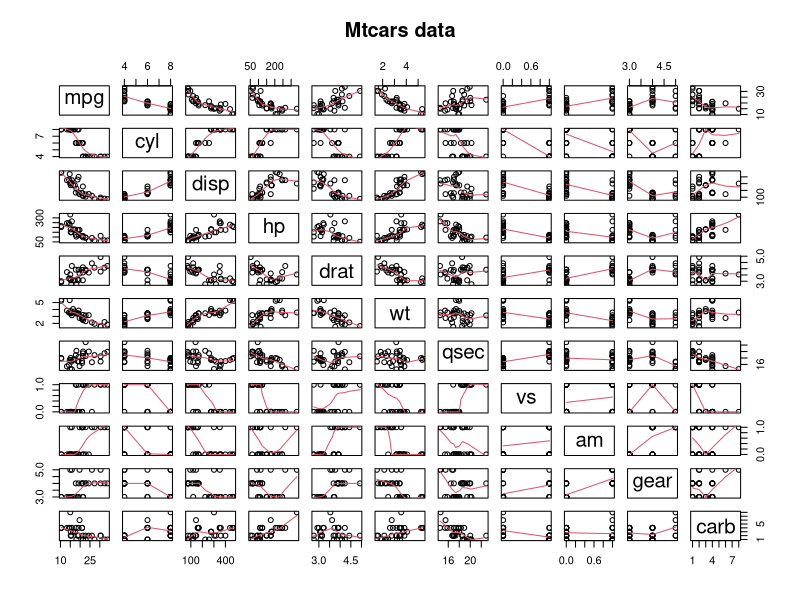
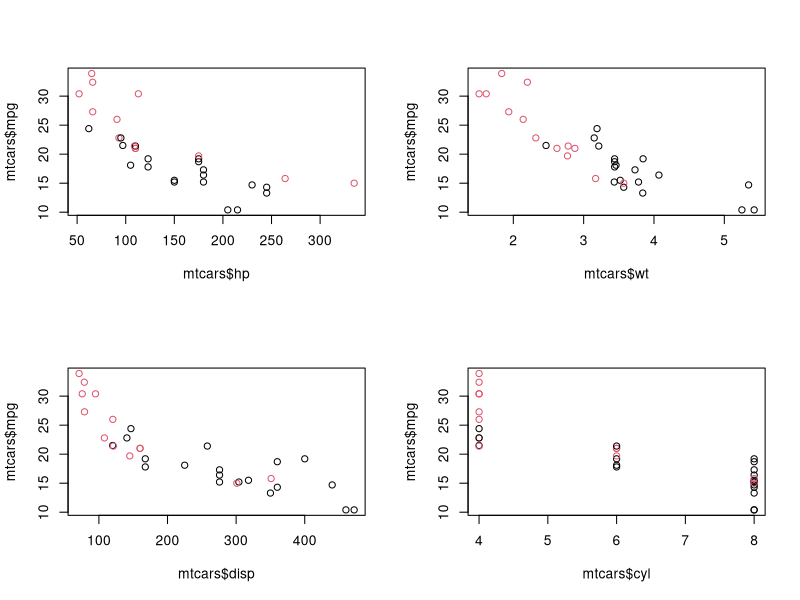
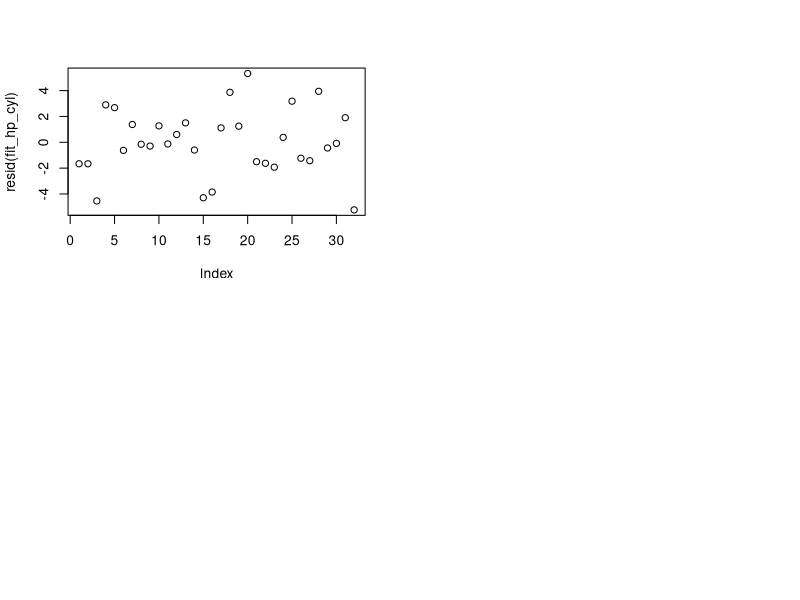

Write R code to recreate these figures, in order.
## ---- chunk 1
pairs(mtcars, main="Mtcars data", panel=panel.smooth)
## ---- chunk 2
par(mfrow = c(2,2))
plot(mtcars$mpg ~ mtcars$hp, col=mtcars$am+1)
plot(mtcars$mpg ~ mtcars$wt, col=mtcars$am+1)
plot(mtcars$mpg ~ mtcars$disp, col=mtcars$am+1)
plot(mtcars$mpg ~ mtcars$cyl, col=mtcars$am+1)
## ---- chunk 3
fit_hp_cyl <- lm(mpg ~ hp + as.factor(am) + as.factor(cyl), data=mtcars)
plot(resid(fit_hp_cyl))
